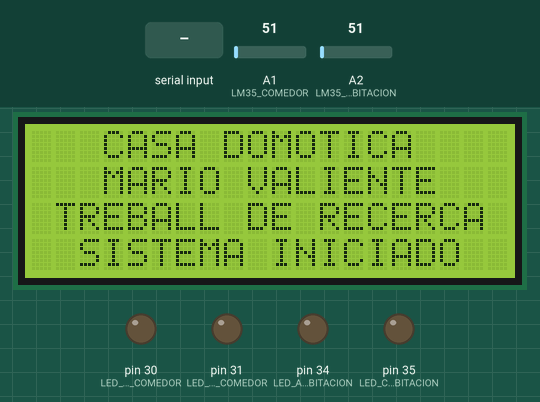
This sketch was run on a simulated Arduino Mega 2560, built with avr-gcc and run on an emulated ATmega2560. On the bench: 20×4 character LCD, output pins drawn as LEDs (lit = HIGH). Wiring (inferred from the names in the program): DS3231 clock at I2C address 0x68. The inputs (shaded band) are chosen by the test bench; at power-on: A1 (LM35_COMEDOR) = 51, A2 (LM35_HABITACION) = 51. The local clock reads 2024-03-15 10:24:30 at power-on unless the sketch sets it; what the sketch prints to the serial monitor is not drawn.

Above: at 2.3 s.
2.4 s: "1A1" received over the second serial link
At 4.6 s:
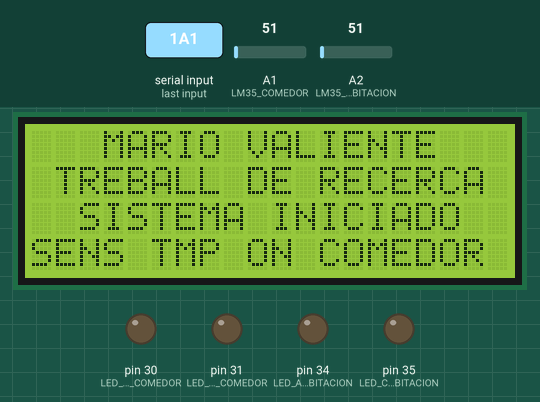
5.2 s: A1 (LM35_COMEDOR) set to 62
At 7.3 s:
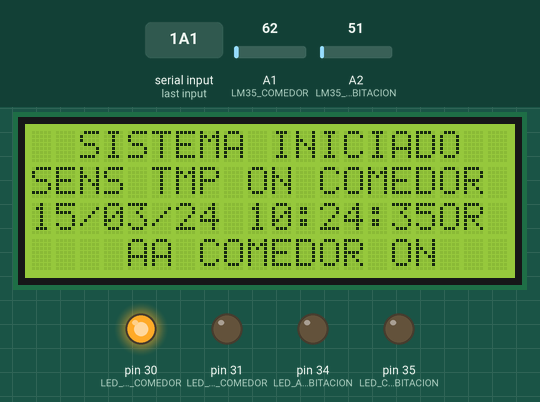
7.6 s: A1 (LM35_COMEDOR) set to 71
At 9.8 s:
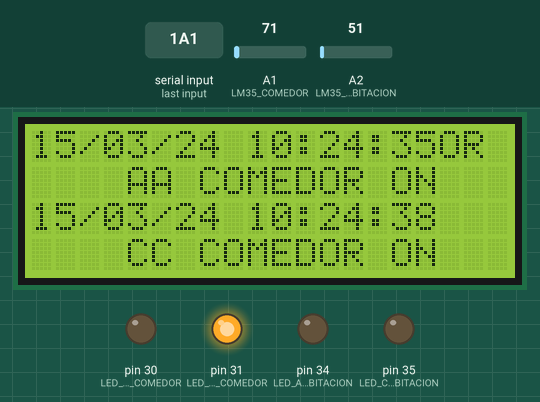
10.1 s: "0A1" received over the second serial link
At 12.1 s:
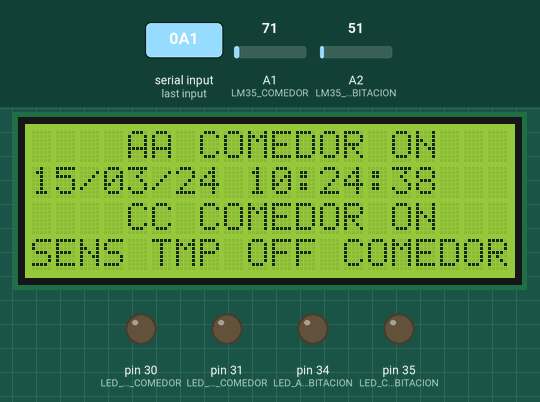
12.7 s: "1A2" received over the second serial link
At 14.7 s:
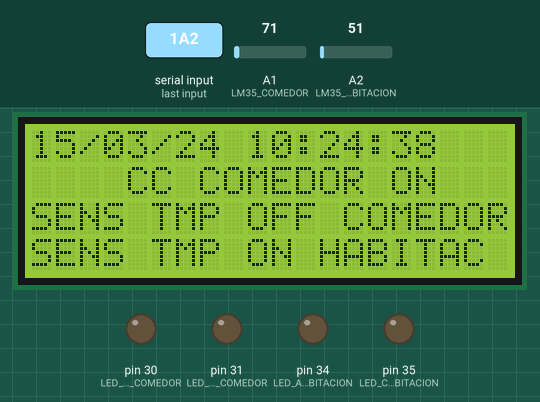
15.3 s: A2 (LM35_HABITACION) set to 62
At 17.8 s:
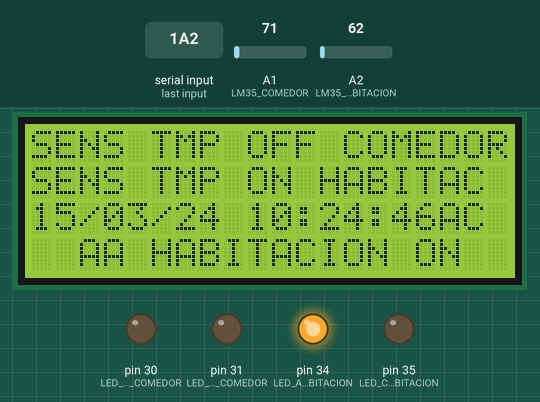
Timing chart, 0 to 18.8 s (numbered marks = the images above; inputs shaded):
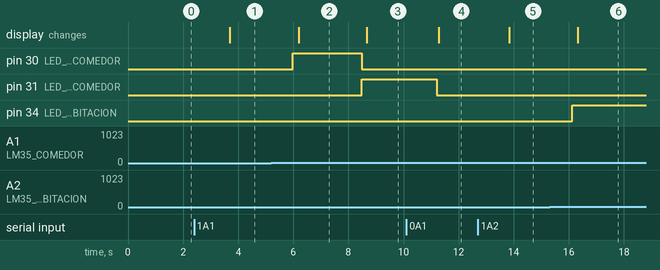

The sketch:

PRUEBA_LM35_LCD_BT_03.ino
```cpp
// Inicio Real Time Clock
//=======================

#include <Wire.h>   // Se inicia programa de comunicaciones por bus serie SDA/SCL
#define DS3231_I2C_ADDRESS 0x68  // Se define la direccion de memoria del reloj RTC para acceder
#include <LiquidCrystal_I2C.h>   // Se arranca libreria LCD
LiquidCrystal_I2C lcd(0x27,20,4);  // Se define la direccion del LCD y tamaño 0x27 y 20 columnas 4 filas


String HORA_ACTUAL ="";      // variable texto para almacenar la hora

const byte LM35_COMEDOR = A1;
int VR_LM35_COMEDOR;  // valor analogedread que va de 0 a 1024
float TEMP_COMEDOR; //si no utilizamos decimales podria de byte o int, con int nos aseguramos de que no fallamos
String TEMPERATURA_COMEDOR ="";
String BT_TEMP_COMEDOR ="";

const byte LM35_HABITACION = A2;
int VR_LM35_HABITACION;  // valor analogedread que va de 0 a 1024
float TEMP_HABITACION; //si no utilizamos decimales podria de byte o int, con int nos aseguramos de que no fallamos
String TEMPERATURA_HABITACION ="";
String BT_TEMP_HABITACION ="";

const byte LED_AA_COMEDOR = 30;
const byte LED_CC_COMEDOR =31;   //PINES DE LOS LEDS DE CC Y AA
const byte LED_AA_HABITACION = 34;
const byte LED_CC_HABITACION =35;   //PINES DE LOS LEDS DE CC Y AA


byte TEMP_CONFIG_LM35_COMEDOR;   //CAMBIO DE VALOR SI SE TENDRA QUE APAGAR O ENCENDER
byte TEMP_CONFIG_LM35_COMEDOR_ANTES;
boolean Config_LM35_COMEDOR = false; //BT ON O OFF
byte TEMP_CONFIG_LM35_HABITACION;   //CAMBIO DE VALOR SI SE TENDRA QUE APAGAR O ENCENDER
byte TEMP_CONFIG_LM35_HABITACION_ANTES;
boolean Config_LM35_HABITACION = false; //BT ON O OFF

String Linea0 = "   CASA DOMOTICA    ";  //  pantalla LCD inicial
String Linea1 = "   MARIO VALIENTE   ";
String Linea2 = " TREBALL DE RECERCA ";
String Linea3 = "  SISTEMA INICIADO  ";
String Linea4 = "";

String comando_enviado_bt =""; //comando que enviaremos al bluetooth para que salga en la pantalla del mobil
String comando_bt ="";  // comando recivido desde el bluetooth


// UTIL RELOJ Conversion de decimal a hexadecimal
//=======================================================
byte decToBcd(byte val)
{   return( (val/10*16) + (val%10) ); }

// UTIL RELOJ Conversion de hexadecimal a decimal
//=======================================================
byte bcdToDec(byte val)
{   return( (val/16*10) + (val%16) ); }

// UTIL RELOJ Poner en hora el reloj , ejemplo setDS3231time(59, 14, 12, 1, 23, 8, 15);
void setDS3231time(byte second, byte minute, byte hour, byte dayOfWeek, byte dayOfMonth, byte month, byte year)
//==============================================================================================================
{
  Wire.beginTransmission(DS3231_I2C_ADDRESS);
  Wire.write(0); // set next input to start at the seconds register
  Wire.write(decToBcd(second)); // set seconds
  Wire.write(decToBcd(minute)); // set minutes
  Wire.write(decToBcd(hour)); // set hours
  Wire.write(decToBcd(dayOfWeek)); // set day of week (1=Sunday, 7=Saturday)
  Wire.write(decToBcd(dayOfMonth)); // set date (1 to 31)
  Wire.write(decToBcd(month)); // set month
  Wire.write(decToBcd(year)); // set year (0 to 99)
  Wire.endTransmission();
}

// UTIL RELOJ Pedir hora a reloj , ejemplo HORA_ACTUAL = readDS3231time(); equivale a "23/08/15 12:14:59"
//=======================================================================================================
String readDS3231time()
{
 byte  *second ;
 byte  *minute ;
 byte  *hour ;
 byte  *dayOfWeek ;
 byte  *dayOfMonth ;
 byte  *month ;
 byte  *year ;

  Wire.beginTransmission(DS3231_I2C_ADDRESS);
  Wire.write(0); // set DS3231 register pointer to 00h
  Wire.endTransmission();
  Wire.requestFrom(DS3231_I2C_ADDRESS, 7);
  // request seven bytes of data from DS3231 starting from register 00h
*second = bcdToDec(Wire.read() & 0x7f);
*minute = bcdToDec(Wire.read());
*hour = bcdToDec(Wire.read() & 0x3f);
*dayOfWeek = bcdToDec(Wire.read());
*dayOfMonth = bcdToDec(Wire.read());
*month = bcdToDec(Wire.read());
*year = bcdToDec(Wire.read());

String fechayhora = "";
if (*dayOfMonth<10) { fechayhora = fechayhora + "0" ; }
fechayhora = fechayhora + String(*dayOfMonth) + "/" ;
if (*month<10) { fechayhora = fechayhora + "0" ; }
fechayhora = fechayhora + String(*month) + "/" ;
if (*year<10) { fechayhora = fechayhora + "0" ; }
fechayhora = fechayhora + String(*year) ;

fechayhora = fechayhora + " ";

if (*hour<10) { fechayhora = fechayhora + "0" ; }
fechayhora = fechayhora + String(*hour) + ":" ;
if (*minute<10) { fechayhora = fechayhora + "0" ; }
fechayhora = fechayhora + String(*minute) + ":" ;
if (*second<10) { fechayhora = fechayhora + "0" ; }
fechayhora = fechayhora + String(*second) ;

return fechayhora;
}


//============== INICIALIZACION DEL ARDUINO ============================
void setup()
{
  Wire.begin();
  Serial.begin(9600);
  Serial1.begin(9600);

  lcd.init();
  lcd.backlight();
  lcd.clear ();

 comando_bt =""; //ponemos en blanco lo recivido
 HORA_ACTUAL = readDS3231time();
 HORA_ACTUAL = HORA_ACTUAL + "   ";

 pinMode (LM35_COMEDOR, INPUT);
 pinMode (LED_AA_COMEDOR, OUTPUT );
 pinMode (LED_CC_COMEDOR, OUTPUT );
 pinMode (LM35_HABITACION, INPUT);
 pinMode (LED_AA_HABITACION, OUTPUT );
 pinMode (LED_CC_HABITACION, OUTPUT );

// imprimiendo la pantalla LCD inicial
// ===================================
lcd.setCursor (0,0);
lcd.print (Linea0);
lcd.setCursor (0,1);
lcd.print (Linea1);
lcd.setCursor (0,2);
lcd.print (Linea2);
lcd.setCursor (0,3);
lcd.print (Linea3);

  delay (1000); // dejar un tiempo de espera antes de ejecutar LOOP
}


//============== INICIALIZACION DEL PROGRAMA "LOOP" ============================
void loop()
{

// lectura de sensor temperatura comedor
// ====================================
delay (1000); // para parar un poco la impresion en el Serial monitor luego se quitara

VR_LM35_COMEDOR = analogRead(LM35_COMEDOR);
Serial.print ( "VALOR LEIDO  COMEDOR : ");
Serial.print (VR_LM35_COMEDOR );
TEMP_COMEDOR = (VR_LM35_COMEDOR *500 / 1024 ) ; // si dividimos entre 1024 resultado es INT, entre 1024.0 resultado es LONG
Serial.print ( "  -->  Temperatura COMEDOR : ");
Serial.print (TEMP_COMEDOR);
Serial.println ( " C");
TEMPERATURA_COMEDOR = String(TEMP_COMEDOR);
TEMPERATURA_COMEDOR = TEMPERATURA_COMEDOR + " C";
Serial.println (TEMPERATURA_COMEDOR);

// lectura de sensor temperatura habitacion
// ========================================
VR_LM35_HABITACION = analogRead(LM35_HABITACION);
Serial.print ( "VALOR LEIDO HABITACION : ");
Serial.print (VR_LM35_HABITACION );
TEMP_HABITACION = (VR_LM35_HABITACION *500 / 1024 ) ; // si dividimos entre 1024 resultado es INT, entre 1024.0 resultado es LONG
Serial.print ( "  -->  Temperatura  HABITACION: ");
Serial.print (TEMP_HABITACION);
Serial.println ( " C");
TEMPERATURA_HABITACION = String(TEMP_HABITACION);
TEMPERATURA_HABITACION = TEMPERATURA_HABITACION + " C";
Serial.println (TEMPERATURA_HABITACION);

// lectura de comando BT y comprobacion de comando
// ===============================================
while (Serial1.available() > 0)  {
    delay(100);
    char comando_bt_recivido = Serial1.read();
    comando_bt = comando_bt + comando_bt_recivido;
    }

if (comando_bt != "")  {
    Serial.print ("COMANDO RECIBIDO: ");
    Serial.println (comando_bt);
    }
if (comando_bt == "1A1") {
    Config_LM35_COMEDOR = true;
    // le decimos que el estdo anterior es reposo para que empiece a comprobar
    TEMP_CONFIG_LM35_COMEDOR_ANTES = 2 ;
    Serial.println ("Sensor Temp COMEDOR ON");
    Linea4 = "SENS TMP ON COMEDOR ";
    scroll_lcd();
    }

if (comando_bt == "0A1") {
    Config_LM35_COMEDOR = false;
    // apagamos los leds por si acaso estan encendidos
    digitalWrite(LED_AA_COMEDOR, LOW);
    digitalWrite(LED_CC_COMEDOR, LOW);
    Serial.println ("Sensor Temp COMEDOR OFF");
    Linea4 = "SENS TMP OFF COMEDOR";
    scroll_lcd();
    }
if (comando_bt == "1A2") {
    Config_LM35_HABITACION = true;
    // le decimos que el estdo anterior es reposo para que empiece a comprobar
    TEMP_CONFIG_LM35_HABITACION_ANTES = 2 ;
    Serial.println ("Sensor Temp HABITACION ON");
    Linea4 = "SENS TMP ON HABITAC ";
    scroll_lcd();
    }

if (comando_bt == "0A2") {
    Config_LM35_HABITACION = false;
    // apagamos los leds por si acaso estan encendidos
    digitalWrite(LED_AA_HABITACION, LOW);
    digitalWrite(LED_CC_HABITACION, LOW);
    Serial.println ("Sensor Temp HABITACION OFF");
    Linea4 = "SENS TMP OFF HABITAC";
    scroll_lcd();
    }
comando_bt="";  // la limpieza del comando leido tiene que SER DETRAS HABER TODOS LOS POSIBLESS COMANDOS

// TEMPERATURA COMEDOR actuar AA+CF
// ================================
if (Config_LM35_COMEDOR) {
      if (TEMP_COMEDOR >= 30) {
          TEMP_CONFIG_LM35_COMEDOR = 1; // 1 encender AA  2 dentro de margen NADA  3 encender CF
          }
      if ((TEMP_COMEDOR > 15) && (TEMP_COMEDOR < 30)) {
          TEMP_CONFIG_LM35_COMEDOR = 2;
          }
      if (TEMP_COMEDOR <= 15) {
          TEMP_CONFIG_LM35_COMEDOR = 3;
          }
       Serial.print ("CONFIGURACION ANTES: ");
       Serial.print (TEMP_CONFIG_LM35_COMEDOR_ANTES);
       Serial.print ("  //  CONFIGURACION AHORA: ");
       Serial.println (TEMP_CONFIG_LM35_COMEDOR);

      if (TEMP_CONFIG_LM35_COMEDOR != TEMP_CONFIG_LM35_COMEDOR_ANTES) {
        HORA_ACTUAL = readDS3231time();

        if (TEMP_CONFIG_LM35_COMEDOR == 1) {
          BT_TEMP_COMEDOR = HORA_ACTUAL + "AA COMEDOR ON";
          digitalWrite(LED_AA_COMEDOR, HIGH);
          digitalWrite(LED_CC_COMEDOR, LOW);

          Serial.print ( HORA_ACTUAL);
          Serial.print (TEMPERATURA_COMEDOR);
          Serial.println ("  Aire Acondicionado COMEDOR ON");

          Linea4 = HORA_ACTUAL;
          scroll_lcd();
          Linea4 = "    AA COMEDOR ON   ";
          Serial1.println (BT_TEMP_COMEDOR);
          }
       if (TEMP_CONFIG_LM35_COMEDOR == 2) {
          digitalWrite (LED_AA_COMEDOR, LOW);
          digitalWrite (LED_CC_COMEDOR, LOW);

          Serial.print ( HORA_ACTUAL);
          Serial.print (TEMPERATURA_COMEDOR);
          Serial.println ("  TEMPERATURA ESTABILIZADA COMEDOR: AA + CC OFF");

          Linea4 = HORA_ACTUAL;
          scroll_lcd();
          Linea4 = "TEMP ESTABILIZDA COM";
          }
      if (TEMP_CONFIG_LM35_COMEDOR == 3) {
          BT_TEMP_COMEDOR = HORA_ACTUAL + "CC COMEDOR ON";
          digitalWrite (LED_AA_COMEDOR, LOW);
          digitalWrite (LED_CC_COMEDOR, HIGH);

          Serial.print ( HORA_ACTUAL);
          Serial.print (TEMPERATURA_COMEDOR);
          Serial.println ("  Calefaccion COMEDOR ON");

          Linea4 = HORA_ACTUAL;
          scroll_lcd();
          Linea4 = "    CC COMEDOR ON   ";
          Serial1.println (BT_TEMP_COMEDOR);
          }
      scroll_lcd();
      BT_TEMP_COMEDOR = "";
      TEMP_CONFIG_LM35_COMEDOR_ANTES = TEMP_CONFIG_LM35_COMEDOR;

      } // =====  final del (TEMP_CONFIG_LM35_COMEDOR != TEMP_CONFIG_LM35_COMEDOR_ANTES)

      } // =====  final del (Config_LM35_COMEDOR)

// TEMPERATURA HABITACION actuar AA+CF
// ================================
if (Config_LM35_HABITACION) {
      if (TEMP_HABITACION >= 30) {
          TEMP_CONFIG_LM35_HABITACION = 1; // 1 encender AA  2 dentro de margen NADA  3 encender CF
          }
      if ((TEMP_HABITACION > 15) && (TEMP_HABITACION < 30)) {
          TEMP_CONFIG_LM35_HABITACION = 2;
          }
      if (TEMP_HABITACION <= 15) {
          TEMP_CONFIG_LM35_HABITACION = 3;
          }
       Serial.print ("CONFIGURACION ANTES: ");
       Serial.print (TEMP_CONFIG_LM35_HABITACION_ANTES);
       Serial.print ("  //  CONFIGURACION AHORA: ");
       Serial.println (TEMP_CONFIG_LM35_HABITACION);

      if (TEMP_CONFIG_LM35_HABITACION != TEMP_CONFIG_LM35_HABITACION_ANTES) {
        HORA_ACTUAL = readDS3231time();

        if (TEMP_CONFIG_LM35_HABITACION == 1) {
          BT_TEMP_HABITACION = HORA_ACTUAL + "AA HABITACION ON";
          digitalWrite(LED_AA_HABITACION, HIGH);
          digitalWrite(LED_CC_HABITACION, LOW);

          Serial.print ( HORA_ACTUAL);
          Serial.print (TEMPERATURA_HABITACION);
          Serial.println ("  Aire Acondicionado HABITACION ON");

          Linea4 = HORA_ACTUAL;
          scroll_lcd();
          Linea4 = "  AA HABITACION ON  ";
          Serial1.println (BT_TEMP_HABITACION);
          }
       if (TEMP_CONFIG_LM35_HABITACION == 2) {
          digitalWrite (LED_AA_HABITACION, LOW);
          digitalWrite (LED_CC_HABITACION, LOW);

          Serial.print ( HORA_ACTUAL);
          Serial.print (TEMPERATURA_HABITACION);
          Serial.println ("  TEMPERATURA ESTABILIZADA HABITACION: AA + CC OFF");

          Linea4 = HORA_ACTUAL;
          scroll_lcd();
          Linea4 = "TEMP ESTABILIZDA HAB";
          }
      if (TEMP_CONFIG_LM35_HABITACION == 3) {
          BT_TEMP_HABITACION = HORA_ACTUAL + "CC HABITACION ON";
          digitalWrite (LED_AA_HABITACION, LOW);
          digitalWrite (LED_CC_HABITACION, HIGH);

          Serial.print ( HORA_ACTUAL);
          Serial.print (TEMPERATURA_HABITACION);
          Serial.println ("  Calefaccion HABITACION ON");

          Linea4 = HORA_ACTUAL;
          scroll_lcd();
          Linea4 = "  CC HABITACION ON  ";
          Serial1.println (BT_TEMP_HABITACION);
          }
      scroll_lcd();
      BT_TEMP_HABITACION= "";
      TEMP_CONFIG_LM35_HABITACION_ANTES = TEMP_CONFIG_LM35_HABITACION;

      } // =====  final del (TEMP_CONFIG_LM35_HABITACION != TEMP_CONFIG_LM35_HABITACION_ANTES)

      } // =====  final del (Config_LM35_HABITACION)
} // final del LOOP


// funcion que permite que las letras dela pantalla van subiendo hacia arriba
//===========================================================================
void scroll_lcd ()
{
lcd.setCursor (0,0);
Linea0 = Linea1;    // funcion que permite que las letras dela pantalla van subiendo hacia arriba
lcd.print (Linea0);

lcd.setCursor (0,1);
Linea1 = Linea2;
lcd.print (Linea1);

lcd.setCursor (0,2);
Linea2 = Linea3;
lcd.print (Linea2);

lcd.setCursor (0,3);
Linea3 = Linea4;
lcd.print (Linea3);

}
```

Measured:
- the behaviour switches between 61 and 62 on A1 (LM35_COMEDOR) (found by bisection; images 1 and 2)
- the behaviour switches between 61 and 62 on A2 (LM35_HABITACION) (found by bisection; images 5 and 6)
- after the input at 2.4 s, the display: changes after 1.3 s (image 1)
- after the input at 5.2 s, pin 30 (LED_AA_COMEDOR): LOW → HIGH after 0.79 s; the display: changes after 0.99 s (image 2)
- after the input at 7.6 s, pin 30 (LED_AA_COMEDOR): HIGH → LOW after 0.88 s; pin 31 (LED_CC_COMEDOR): LOW → HIGH after 0.88 s; the display: changes after 1.1 s (image 3)
- after the input at 10.1 s, pin 31 (LED_CC_COMEDOR): HIGH → LOW after 1.1 s; the display: changes after 1.2 s (image 4)
- after the input at 12.7 s, the display: changes after 1.1 s (image 5)
- after the input at 15.3 s, pin 34 (LED_AA_HABITACION): LOW → HIGH after 0.82 s; the display: changes after 1.0 s (image 6)
